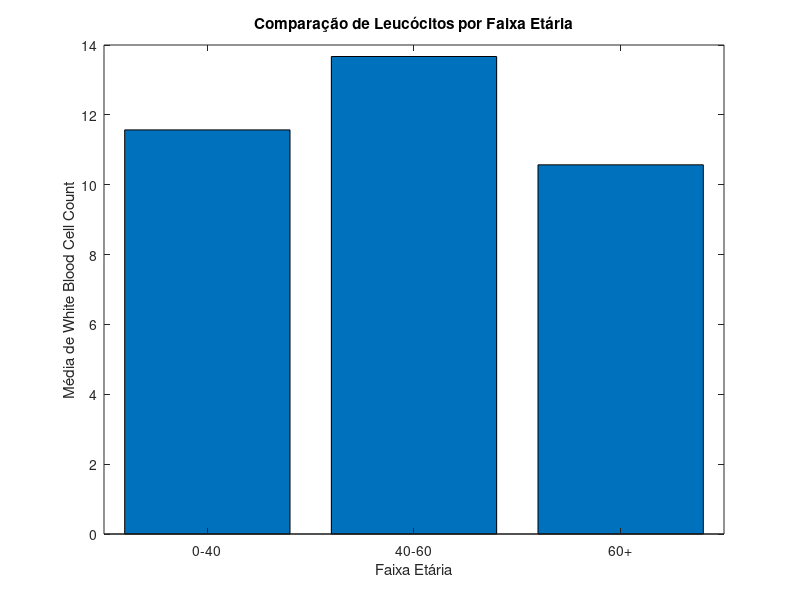
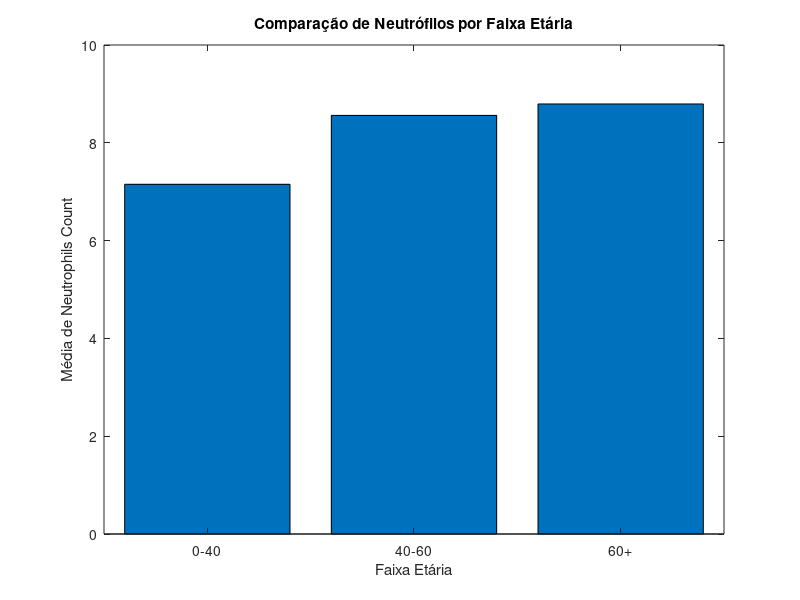
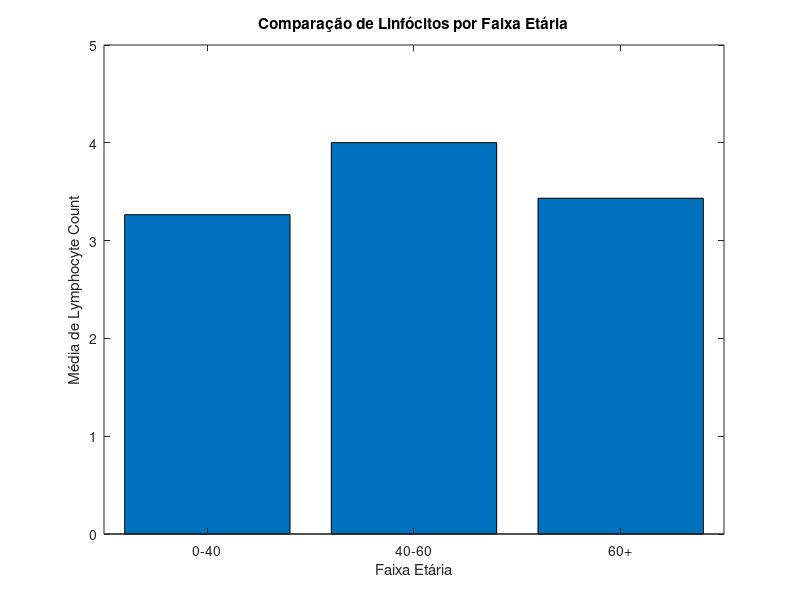
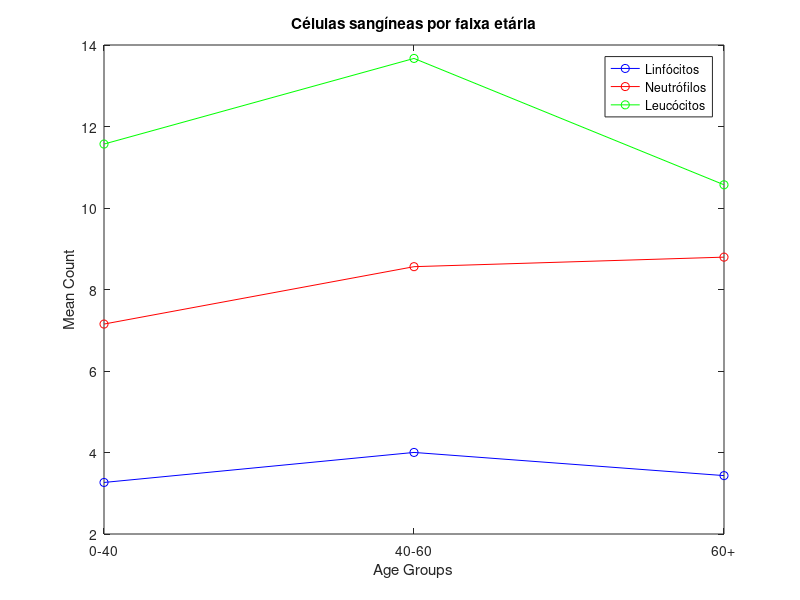

Source code (MATLAB) for these figures, in order:
clear all
close all
clc

columns_names = {'Outcome', 'Patient Age', 'Gender', ...
                 'Ventilated (Y/N)', 'Red blood cell distribution width', ...
                 'Monocytes(%)', 'White blood cell count', ...
                 'Platelet Count', 'Lymphocyte Count', ...,
                 'Neutrophils Count', 'Days Hospitalized'};

data = csvread('COVID-19_CBC_Data_cleaned.csv');

# removendo a linha com strings dos títulos
data(1, :) = []



### início do código da prova (fique à vontade para comentar o código de plots dos scatters)

# ANALÍSE 2

# Primeiramente, tinha-se o objetivo de comparar diferentes faixas etárias à quantidade de células sanguíneas do paciente.
# Para isso, comparou-se a média de leucócitos, linfócitos e neutrófilos em 3 faixas etárias (0-40, 40-60 e 60+) anos.
# Para uma melhor visualização, utilizou-se gráficos de barras e lineares.
# segue o código

# LEUCÓCITOS X FAIXAS ETÁRIAS

# Índices das colunas
age_column = 2;  # Coluna de "Patient Age"
wbc_column = 7;  # Coluna de "White blood cell count"

# Definir faixas etárias
age_groups = {[0, 40], [40, 60], [60, Inf]};
group_labels = {'0-40', '40-60', '60+'};  # Rótulos das faixas etárias

# Calcular a média do "White blood cell count" para cada faixa etária
mean_wbc = zeros(1, length(age_groups));

for i = 1:length(age_groups)
    age_range = age_groups{i};

    # Filtrar dados pela faixa etária
    age_filter = data(:, age_column) >= age_range(1) & data(:, age_column) < age_range(2);
    wbc_data = data(age_filter, wbc_column);

    # Calcular a média de White blood cell count para a faixa etária
    mean_wbc(i) = mean(wbc_data);
end

# Criar o gráfico de barras
figure;
bar(mean_wbc);
set(gca, 'xticklabel', group_labels);  # Adicionar rótulos no eixo x
xlabel('Faixa Etária');
ylabel('Média de White Blood Cell Count');
title('Comparação de Leucócitos por Faixa Etária');


# NEUTRÓFILOS X FAIXAS ETÁRIAS

# Índices das colunas
age_column = 2;  # Coluna de "Patient Age"
neutrophils_column = 10;  # Coluna de "Neutrophils Count"

# Definir faixas etárias
age_groups = {[0, 40], [40, 60], [60, Inf]};
group_labels = {'0-40', '40-60', '60+'};  # Rótulos das faixas etárias

# Calcular a média do "Neutrophils Count" para cada faixa etária
mean_neutrophils = zeros(1, length(age_groups));

for i = 1:length(age_groups)
    age_range = age_groups{i};
    
    # Filtrar dados pela faixa etária
    age_filter = data(:, age_column) >= age_range(1) & data(:, age_column) < age_range(2);
    neutrophils_data = data(age_filter, neutrophils_column);

    # Calcular a média de Neutrophils Count para a faixa etária
    mean_neutrophils(i) = mean(neutrophils_data);
end

# Criar o gráfico de barras
figure;
bar(mean_neutrophils);
set(gca, 'xticklabel', group_labels);  # Adicionar rótulos no eixo x
xlabel('Faixa Etária');
ylabel('Média de Neutrophils Count');
title('Comparação de Neutrófilos por Faixa Etária');

# LINFÓCITOS X FAIXAS ETÁRIAS

# Índices das colunas
age_column = 2;  # Coluna de "Patient Age"
lymphocyte_column = 9;  # Coluna de "Neutrophils Count"

# Definir faixas etárias
age_groups = {[0, 40], [40, 60], [60, Inf]};
group_labels = {'0-40', '40-60', '60+'};  # Rótulos das faixas etárias

# Calcular a média do "Lymphocytes Count" para cada faixa etária
mean_lymphocyte = zeros(1, length(age_groups));

for i = 1:length(age_groups)
    age_range = age_groups{i};
    
    # Filtrar dados pela faixa etária
    age_filter = data(:, age_column) >= age_range(1) & data(:, age_column) < age_range(2);
    lymphocyte_data = data(age_filter, lymphocyte_column);

    # Calcular a média de Lymphocytes Count para a faixa etária
    mean_lymphocyte(i) = mean(lymphocyte_data);
end

# Criar o gráfico de barras
figure;
bar(mean_lymphocyte);
set(gca, 'xticklabel', group_labels);  # Adicionar rótulos no eixo x
xlabel('Faixa Etária');
ylabel('Média de Lymphocyte Count');
title('Comparação de Linfócitos por Faixa Etária');


# GRÁFICO LINEAR (CÉLULAS DO SANGUE X FAIXA ETÁRIA)

# Índices das colunas
age_column = 2;                # Coluna de "Patient Age"
wbc_column = 7;                # Coluna de "White blood cell count"
lymphocytes_column = 9;        # Coluna de "Lymphocyte Count"
neutrophils_column = 10;       # Coluna de "Neutrophils Count"

# Definir faixas etárias
age_groups = {[0, 40], [40, 60], [60, Inf]};
group_labels = {'0-40', '40-60', '60+'};

# Inicializar variáveis para armazenar as médias
mean_wbc = zeros(1, length(age_groups));
mean_lymphocytes = zeros(1, length(age_groups));
mean_neutrophils = zeros(1, length(age_groups));

# Calcular a média de cada parâmetro para cada faixa etária
for i = 1:length(age_groups)
    age_range = age_groups{i};

    # Filtrar dados pela faixa etária
    age_filter = data(:, age_column) >= age_range(1) & data(:, age_column) < age_range(2);

    # Extrair dados para cada parâmetro e calcular a média
    mean_wbc(i) = mean(data(age_filter, wbc_column));
    mean_lymphocytes(i) = mean(data(age_filter, lymphocytes_column));
    mean_neutrophils(i) = mean(data(age_filter, neutrophils_column));
end

# Plotar o gráfico de linhas
figure;
plot(1:length(age_groups), mean_lymphocytes, '-o', 'DisplayName', 'Linfócitos', 'Color', 'b');
hold on;
plot(1:length(age_groups), mean_neutrophils, '-o', 'DisplayName', 'Neutrófilos', 'Color', 'r');
plot(1:length(age_groups), mean_wbc, '-o', 'DisplayName', 'Leucócitos', 'Color', 'g');

# Configurações do gráfico
set(gca, 'xtick', 1:length(age_groups), 'xticklabel', group_labels);  # Rótulos do eixo x
xlabel('Age Groups');
ylabel('Mean Count');
title('Células sangíneas por faixa etária');
legend('show');
hold off;




# OUTCOME X FAIXA ETÁRIA

# Índices das colunas
age_column = 2;  # Coluna de "Patient Age"
outcome_column = 1;  # Coluna de "Outcome Count"

# Definir faixas etárias
age_groups = {[0, 40], [40, 60], [60, Inf]};
group_labels = {'0-40', '40-60', '60+'};  # Rótulos das faixas etárias

# Calcular a média do "Outcome Count" para cada faixa etária
mean_outcome = zeros(1, length(age_groups));

for i = 1:length(age_groups)
    age_range = age_groups{i};
    
    # Filtrar dados pela faixa etária
    age_filter = data(:, age_column) >= age_range(1) & data(:, age_column) < age_range(2);
    outcome_data = data(age_filter, outcome_column);

    # Calcular a média de Outcome Count para a faixa etária
    mean_outcome(i) = mean(outcome_data);
end

# Criar o gráfico de barras
figure;
bar(mean_outcome);
set(gca, 'xticklabel', group_labels);  # Adicionar rótulos no eixo x
xlabel('Faixa Etária');
ylabel('Média de Mortalidade');
title('Comparação de Mortalidade por Faixa Etária');

# REGRESSÃO LINEAR
# Consideramos interessante avaliar a relação entre a quantidade de células sanguíneas por paciente com a taxa de mortalidade
# Para isso foi realizada uma regressão linear, considerando os coeficientes de regressão e o coeficiente de correlação
# Segue o código:

# LEUCÓCITOS X OUTCOME

columns_names = {'Outcome', 'Patient Age', 'Gender', ...
                 'Ventilated (Y/N)', 'Red blood cell distribution width', ...
                 'Monocytes(%)', 'White blood cell count', ...
                 'Platelet Count', 'Lymphocyte Count', ...,
                 'Neutrophils Count', 'Days Hospitalized'};

data = csvread('COVID-19_CBC_Data_cleaned.csv');

# removendo a linha com strings dos títulos
data(1, :) = []

# Encontrar os índices das colunas de interesse
outcome_idx = find(strcmp(columns_names, 'Outcome'));
wbc_idx = find(strcmp(columns_names, 'White blood cell count'));

# Definir as variáveis x e y
x = data(:, wbc_idx);       # White blood cell count
y = data(:, outcome_idx);   # Outcome

# Cálculo das médias de x e y
x_mean = mean(x);
y_mean = mean(y);

# Cálculo do coeficiente de inclinação (beta1) e do intercepto (beta0) manualmente
numerator_beta1 = sum((x - x_mean) .* (y - y_mean));
denominator_beta1 = sum((x - x_mean).^2);
beta1 = numerator_beta1 / denominator_beta1;

# Intercepto beta0
beta0 = y_mean - beta1 * x_mean;

# resultados da regressão leucócitos
fprintf("Equação da regressão linear: y = %.4f + %.4f * x\n", beta0, beta1);

# Cálculo do coeficiente de correlação (r) manualmente
numerator_r = sum((x - x_mean) .* (y - y_mean));
denominator_r = sqrt(sum((x - x_mean).^2) * sum((y - y_mean).^2));
r = numerator_r / denominator_r;

# coeficiente de correlação leucócitos
fprintf("Coeficiente de correlação (r): %.4f\n", r);

# LINFÓCITOS X OUTCOME

# Encontrar os índices das colunas de interesse
outcome_idx = find(strcmp(columns_names, 'Outcome'));
linfo_idx = find(strcmp(columns_names, 'Lymphocyte Count'));

# Definir as variáveis x e y
x = data(:, linfo_idx);       # White blood cell count
y = data(:, outcome_idx);   # Outcome

# Cálculo das médias de x e y
x_mean = mean(x);
y_mean = mean(y);

# Cálculo do coeficiente de inclinação (beta1) e do intercepto (beta0) manualmente
numerator_beta1 = sum((x - x_mean) .* (y - y_mean));
denominator_beta1 = sum((x - x_mean).^2);
beta1 = numerator_beta1 / denominator_beta1;

# Intercepto beta0
beta0 = y_mean - beta1 * x_mean;

# resultados da regressão linfócitos
fprintf("Equação da regressão linear: y = %.4f + %.4f * x\n", beta0, beta1);

# Cálculo do coeficiente de correlação (r) manualmente
numerator_r = sum((x - x_mean) .* (y - y_mean));
denominator_r = sqrt(sum((x - x_mean).^2) * sum((y - y_mean).^2));
r = numerator_r / denominator_r;

# coeficiente de correlação linfócitos
fprintf("Coeficiente de correlação (r): %.4f\n", r);

# NEUTRÓFILOS X OUTCOME

# Encontrar os índices das colunas de interesse
outcome_idx = find(strcmp(columns_names, 'Outcome'));
neutro_idx = find(strcmp(columns_names, 'Neutrophils Count'));

# Definir as variáveis x e y
x = data(:, neutro_idx);       # White blood cell count
y = data(:, outcome_idx);   # Outcome

# Cálculo das médias de x e y
x_mean = mean(x);
y_mean = mean(y);

# Cálculo do coeficiente de inclinação (beta1) e do intercepto (beta0) manualmente
numerator_beta1 = sum((x - x_mean) .* (y - y_mean));
denominator_beta1 = sum((x - x_mean).^2);
beta1 = numerator_beta1 / denominator_beta1;

# Intercepto beta0
beta0 = y_mean - beta1 * x_mean;

# resultados da regressão neutrófilos
fprintf("Equação da regressão linear: y = %.4f + %.4f * x\n", beta0, beta1);

# Cálculo do coeficiente de correlação (r) manualmente
numerator_r = sum((x - x_mean) .* (y - y_mean));
denominator_r = sqrt(sum((x - x_mean).^2) * sum((y - y_mean).^2));
r = numerator_r / denominator_r;

# coeficiente de correlação neutrófilos
fprintf("Coeficiente de correlação (r): %.4f\n", r);

